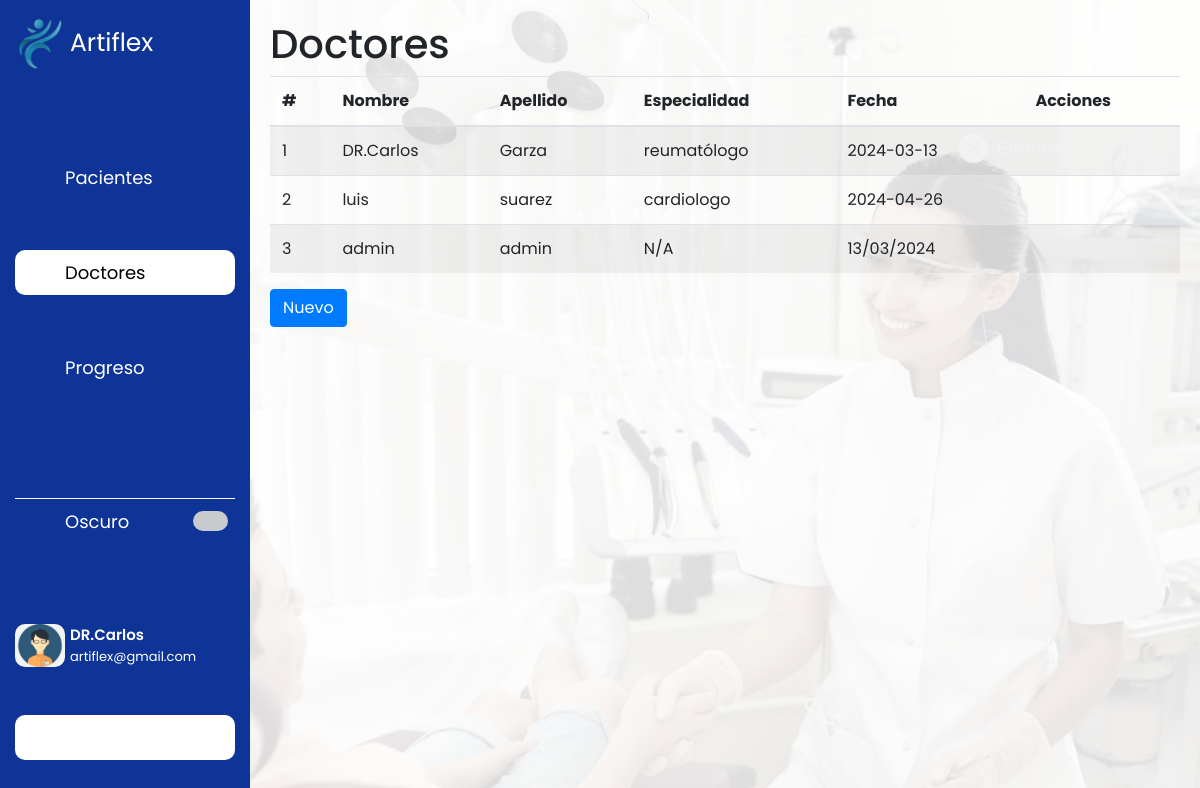
The app's page /usuarios.php (signed in) with its own data.
### tables this page shows
CREATE TABLE `doctores` (
  `id` int(11) NOT NULL,
  `Nombre` varchar(255) NOT NULL,
  `apellido` varchar(255) NOT NULL,
  `especialidad` varchar(255) NOT NULL,
  `fecha` varchar(255) NOT NULL
);

### obtener-doctores.php (the view, shortened to what this page needs)
<?php
include('db/conexion.php');
if($conexion){
    $consulta = 'SELECT *FROM doctores ';
    $datos = $conexion->query($consulta);
    if($datos->num_rows > 0){
        $contador =0;
        while($fila = $datos->fetch_assoc()){
            $id = $contador+=1;
            $Nombre = $fila['Nombre'];
            $apellido = $fila['apellido'];
            $especialidad = $fila['especialidad'];
            $fecha = $fila['fecha'];
?>
       <tr>
        <td><?= $id?></td>
        <td><?= $Nombre?></td>
        <td><?= $apellido?></td>
        <td><?= $especialidad?></td>
        <td><?= $fecha?></td>
        <td>
        </td>
       </tr>
<?php
        }
    }
}
?>

### usuarios.php (shortened to what this page needs)
<?php
include('db/conexion.php');
$nombreUsuario = $_SESSION['usuario'];
?>
<!DOCTYPE html>
<html lang="en">
<head>
    <link rel="stylesheet" href="./estilos_dashboard.css">
    <link rel="stylesheet" href="https://cdn.jsdelivr.net/npm/bootstrap@4.3.1/dist/css/bootstrap.min.css">
</head>
<body>
    <div class="barra-lateral">
        <div>
            <div class="nombre-pagina">
                <img id="cloud" src="./img/logo.png" alt="">
                <span>Artiflex</span>
            </div>
        </div>
        <nav class="navegacion">
            <ul>
                <li>
                    <a  href="dashboard.php">
                        <span>Pacientes</span>
                    </a>
                </li>
                <li>
                    <a id="inbox" href="usuarios.php">
                    <span>Doctores</span>
                    </a>
                </li>
                <li>
                    <a   href="progreso.php">
                        <span>Progreso</span>
                    </a>
                </li>
            </ul>
        </nav>
        <div>
            <div class="linea"></div>
            <div class="modo-oscuro">
                <div class="info">
                    <span>Oscuro</span>
                </div>
                <div class="switch">
                    <div class="base">
                    </div>
                </div>
            </div>
            <div class="usuario">
                <img src="./img/usuario.png" alt="">
                <div class="info-usuario">
                    <div class="nombre-email">
                    <span class="nombre"><?php echo htmlspecialchars($nombreUsuario); ?></span>
                        <span class="email">artiflex@gmail.com</span>
                    </div>
                </div>
            </div>
            <br>
            <br>
            <a class="boton" href="cerrar_sesion.php"><ion-icon  name="exit-outline"></ion-icon></a>
        </div>
    </div>
    <main>
        <h1>Doctores</h1>
        <div class="contenedor">
            <table class="table table-striped">
                <thead>
                    <tr>
                        <th scope="col">#</th>
                        <th scope="col">Nombre</th>
                        <th scope="col">Apellido</th>
                        <th scope="col">Especialidad</th>
                        <th scope="col">Fecha</th>
                        <th scope="col">Acciones</th>
                    </tr>
                </thead>
                <tbody>
                    <?php require_once 'obtener-doctores.php' ?>
                </tbody>
            </table>
            <a href="./agregar_usuario.php" class="btn btn-primary" ><ion-icon name="add-outline"></ion-icon>  Nuevo</a>
        </div>
    </main>
</body>
</html>

### estilos_dashboard.css (style rules this page uses)
:root { --color-barra-lateral:#0D3496; --color-texto:#fff; --color-texto-menu:#fff; --color-menu-hover:#fff; --color-menu-hover-texto:rgb(0,0,0); --color-boton:rgb(0,0,0); --color-boton-texto:rgb(255,255,255); --color-linea:#fff; --color-switch-base :rgb(201,202,206); --color-switch-circulo:rgb(241,241,241); --color-scroll:rgb(192,192,192); --color-scroll-hover:rgb(134,134,134); }
* { margin: 0; padding: 0; box-sizing: border-box; font-family: "Poppins", sans-serif; }
body { height: 100vh; width: 100%; background-image: url(./img/fondo.png); background-repeat: no-repeat; background-size: cover; background-position: center; }
.barra-lateral { position: fixed; display: flex; flex-direction: column; justify-content: space-between; width: 250px; height: 100%; overflow: hidden; padding: 20px 15px; background-color: var(--color-barra-lateral); transition: width 0.5s ease,background-color 0.3s ease,left 0.5s ease; z-index: 50; }
.barra-lateral span { width: 100px; white-space: nowrap; font-size: 18px; text-align: left; opacity: 1; transition: opacity 0.5s ease,width 0.5s ease; }
.barra-lateral .nombre-pagina { width: 100%; height: 45px; color: var(--color-texto); margin-bottom: 40px; display: flex; align-items: center; }
.barra-lateral .nombre-pagina img { width: 20px; min-width: 50px; font-size: 20px; cursor: pointer; }
.barra-lateral .nombre-pagina span { margin-left: 5px; font-size: 25px; }
.barra-lateral .boton { width: 100%; height: 45px; margin-bottom: 20px; display: flex; align-items: center; justify-content: center; border: none; border-radius: 10px; background-color: #fff; color: black; }
.barra-lateral .navegacion { height: 100%; overflow-y: auto; overflow-x: hidden; }
.barra-lateral .navegacion li { list-style: none; display: flex; margin-bottom: 50px; margin-top: 50px; }
.barra-lateral .navegacion a { width: 100%; height: 45px; display: flex; align-items: center; text-decoration: none; border-radius: 10px; color: var(--color-texto-menu); }
.barra-lateral .linea { width: 100%; height: 1px; margin-top: 15px; background-color: var(--color-linea); }
.barra-lateral .modo-oscuro { width: 100%; margin-bottom: 80px; border-radius: 10px; display: flex; justify-content: space-between; }
.barra-lateral .modo-oscuro .info { width: 150px; height: 45px; overflow: hidden; display: flex; align-items: center; color: var(--color-texto-menu); }
.barra-lateral .modo-oscuro .switch { display: flex; align-items: center; justify-content: center; min-width: 50px; height: 45px; cursor: pointer; }
.barra-lateral .modo-oscuro .base { position: relative; display: flex; align-items: center; width: 35px; height: 20px; background-color: var(--color-switch-base); border-radius: 50px; }
.barra-lateral .usuario { width: 100%; display: flex; }
.barra-lateral .usuario img { width: 50px; min-width: 50px; border-radius: 10px; }
.barra-lateral .usuario .info-usuario { width: 100%; display: flex; align-items: center; justify-content: space-between; color: var(--color-texto); overflow: hidden; }
.barra-lateral .usuario .nombre-email { width: 100%; display: flex; flex-direction: column; margin-left: 5px; }
.barra-lateral .usuario .nombre { font-size: 15px; font-weight: 600; }
.barra-lateral .usuario .email { font-size: 13px; }
#inbox { background-color: var(--color-menu-hover); color: var(--color-menu-hover-texto); }
main { margin-left: 250px; padding: 20px; transition: margin-left 0.5s ease; }

### records on screen
doctores: id "1", Nombre "DR.Carlos", apellido "Garza", especialidad "reumatólogo", fecha "2024-03-13"
doctores: id "2", Nombre "luis", apellido "suarez", especialidad "cardiologo", fecha "2024-04-26"
doctores: id "3", Nombre "admin", apellido "admin", especialidad "N/A", fecha "13/03/2024"

### other values on screen
$nombreUsuario "DR.Carlos"
